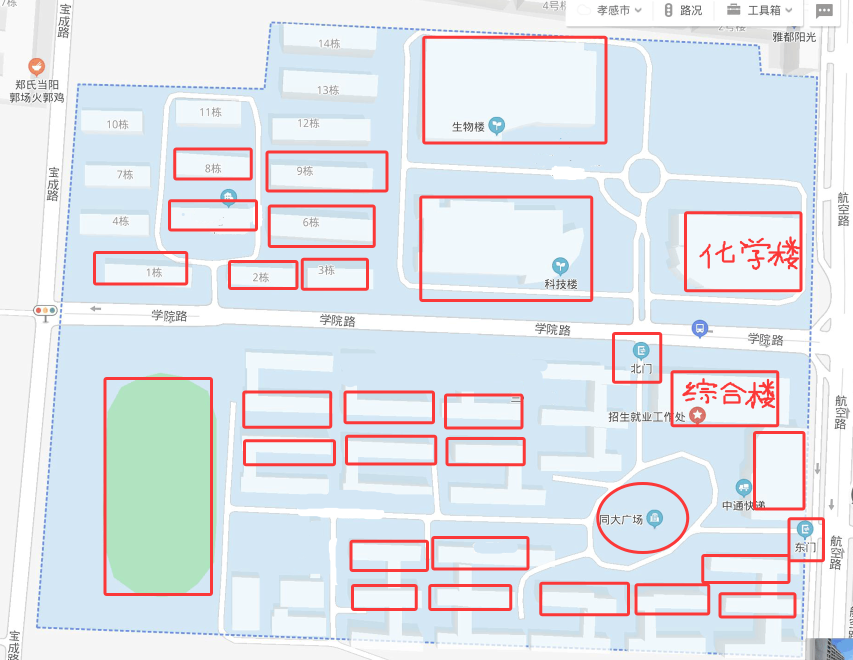
#> input picture docs/assets/maps/地图2.png, 1706 x 1320 px (shown at 1/2 size)
$ python compose_compare.py
#> lines starting #> are read from the running program, lines starting #| are printed output that depends on the picture
# -*- coding: utf-8 -*-
"""Compose map2 (left) vs top-down render (right) comparison image."""
import os
from PIL import Image

ROOT = os.path.abspath(os.path.join(os.path.dirname(os.path.abspath(__file__)), "..", "..", ".."))
BASE = os.path.join(ROOT, "docs", "assets", "maps", "地图2.png")
TOP = os.path.join(ROOT, "docs", "03-modeling", "renders", "02_overview_top.png")
OUT = os.path.join(ROOT, "docs", "03-modeling", "renders", "00_map_vs_top.png")

base = Image.open(BASE).convert("RGB")
#> base is the input picture: PIL image 1706x1320 RGB; mean R, G, B 224.8, 227.9, 233.5
top = Image.open(TOP).convert("RGB")
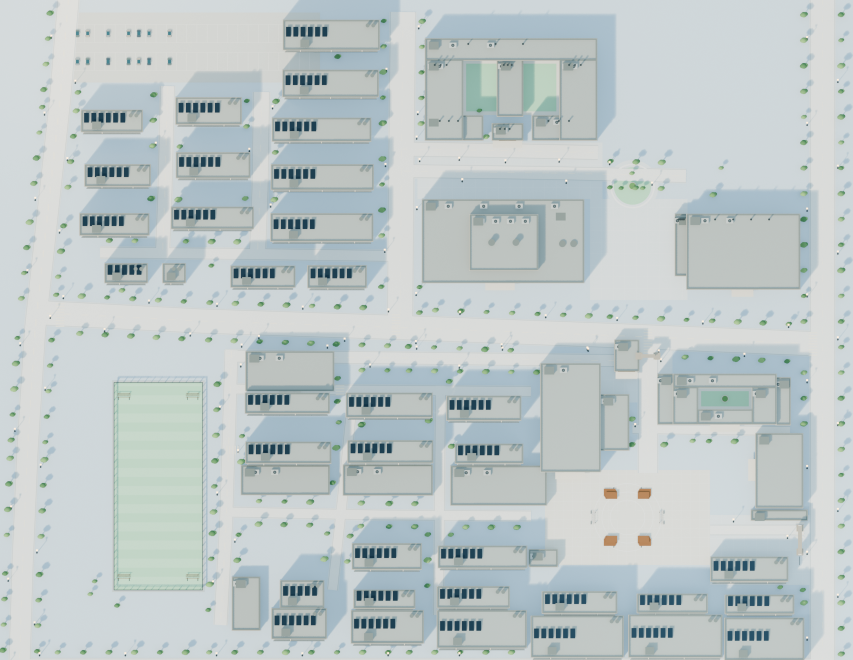
#> input picture docs/03-modeling/renders/02_overview_top.png, 1706 x 1320 px (shown at 1/2 size)
print("base", base.size, "top", top.size)
#| base (1706, 1320) top (1706, 1320)
H = 1320


def fit(image):
    width = round(image.width * H / image.height)
#> width = 1706
    return image.resize((width, H), Image.LANCZOS)


b, t = fit(base), fit(top)
gap = 16
canvas = Image.new("RGB", (b.width + gap + t.width, H), (245, 245, 245))
#> canvas: PIL image 3428x1320 RGB; every value is 245
canvas.paste(b, (0, 0))
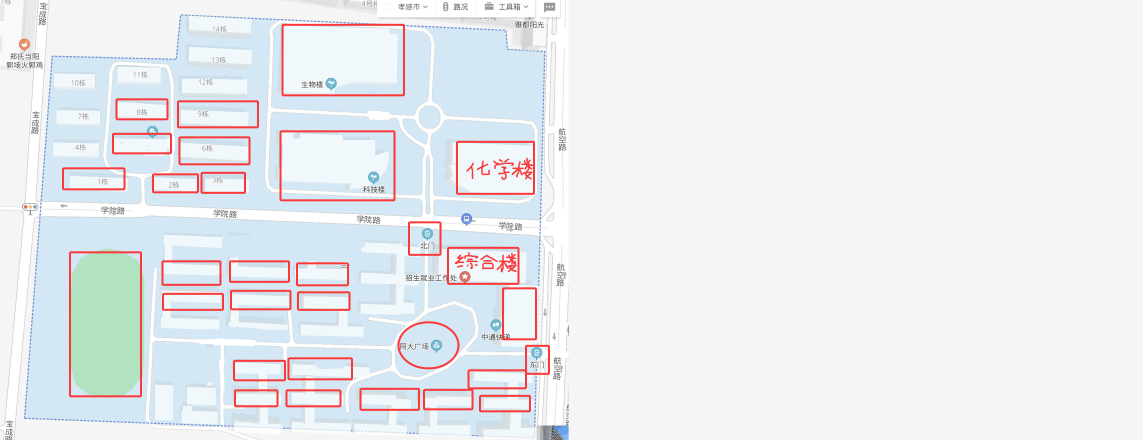
#> canvas: PIL image 3428x1320 RGB (shown at 1/3 size); mean R, G, B 234.9, 236.5, 239.3
canvas.paste(t, (b.width + gap, 0))
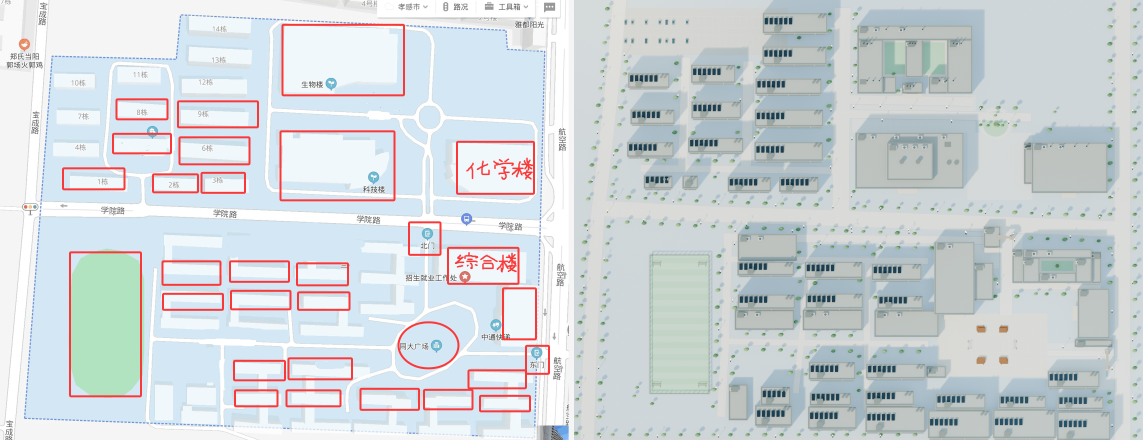
#> canvas: PIL image 3428x1320 RGB (shown at 1/3 size); mean R, G, B 208, 214, 217
canvas.save(OUT, optimize=True)
print("saved", OUT, canvas.size)
#| saved docs/03-modeling/renders/00_map_vs_top.png (3428, 1320)
